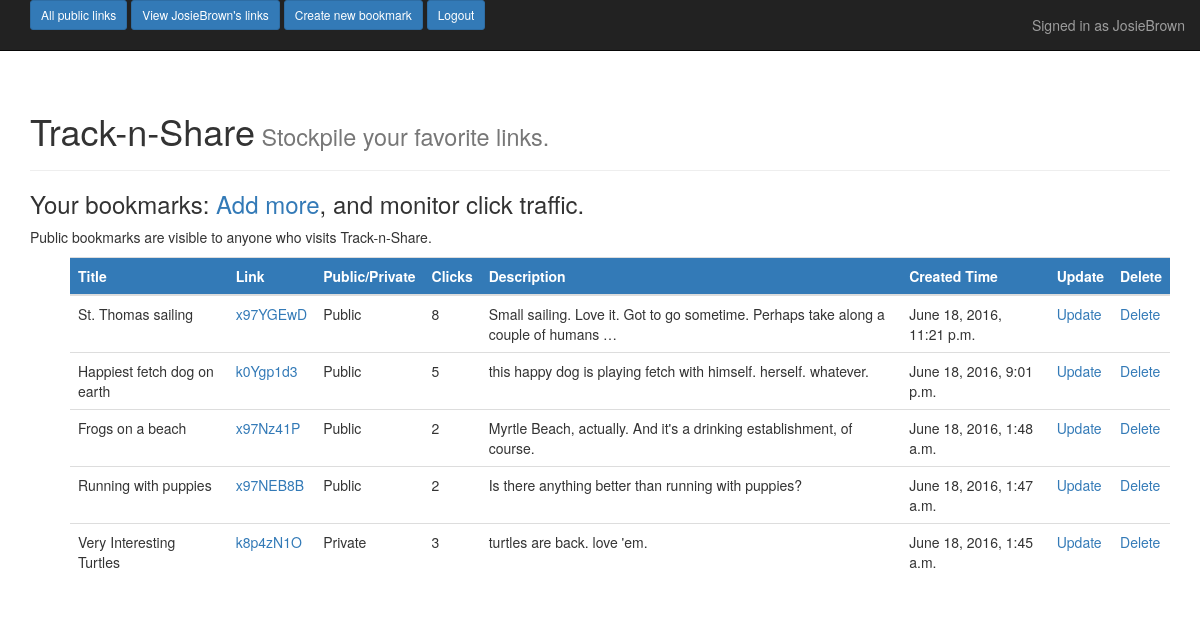
/accounts/profile/ (signed in), run on the app's committed database.
### shortener_app/models.py (models this page shows, shortened)
class Bookmark(models.Model):
    url = models.URLField()
    title = models.CharField(max_length=60)
    description = models.TextField(blank=True)  # makes this optional
    created = models.DateTimeField(auto_now_add=True)
    url_user = models.ForeignKey(User)
    short_code = models.CharField(max_length=25)
    private = models.BooleanField()
    count = models.IntegerField(default=0)
    class Meta:
        ordering = ['-created']

### shortener_app/views.py (the view)
# urls.py: url(r'^accounts/profile/$', login_required(views.AccountView.as_view()), name='account_view'),  # all of user's links
class AccountView(ListView):
    model = User
    def get_context_data(self, **kwargs):
        context = super(AccountView, self).get_context_data(**kwargs)
        context['author_list'] = Bookmark.objects.filter(url_user__username=self.request.user)
        return context

### templates/auth/user_list.html (shortened to what this page needs)
{% extends 'base.html' %}
{% block content %}
    <h3>Your bookmarks: <a href="{% url 'bookmark_view' %}">Add more</a>, and monitor click traffic.</h3>
    <p>Public bookmarks are visible to anyone who visits Track-n-Share. </p>
    <ul>
    <table class="table table-hover" id="public">
        <th>Title</th>
        <th>Link</th>
        <th>Public/Private</th>
        <th>Clicks</th>
        <th>Description</th>
        <th>Created Time</th>
        <th>Update</th>
        <th>Delete</th>
        <tbody>
        {% for object in author_list %}
            <tr>
                <td>{{ object.title }}</td>
                <td><a href="{% url 'redirect_view' object.short_code %}">{{ object.short_code }} </a></td>
                <td>{% if object.private == True %}Private {% else %}Public {% endif %}</td>
                <td>{{ object.count }}</td>
                <td>{{ object.description|truncatewords:15 }}</td>
                <td>{{ object.created }}</td>
                <td><a href="{% url 'update_view' object.pk %}">Update</a></td>
                <td><a href="{% url 'delete_view' object.pk %}">Delete</a></td>
            </tr>
        {% endfor %}
        </tbody>
    </table>
    </ul>
{% endblock %}

### templates/base.html (shortened to what this page needs)
{% load staticfiles %}
<!DOCTYPE html>
<html lang="en">
<head>
    <link rel="stylesheet" href="{% static 'shortener_app/css/bootstrap.css' %}">
    <link rel="stylesheet" href="{% static 'shortener_app/css/main.css' %}">
</head>
<body>
    <nav class="navbar navbar-inverse navbar-static-top">
        <div class="container">
            {% if request.user.is_authenticated %}
                <a class="btn btn-primary btn-sm" href="{% url 'index_view' %}">All public links</a>
                <a class="btn btn-primary btn-sm" href="{% url 'account_view' %}">View {{ request.user }}'s links</a>
                <a class="btn btn-primary btn-sm" href="{% url 'bookmark_view' %}">Create new bookmark</a>
                <a class="btn btn-primary btn-sm" href="{% url 'logout_view' %}?next={% url 'login_view' %}">Logout</a>
                <p class="navbar-text navbar-right">Signed in as <a href="{% url 'account_view' %}" class="navbar-link">{{ request.user }}</a></p>
            {% else %}
                <a class="btn btn-primary btn-sm" href="{% url 'index_view' %}">Home</a>
                <a class="btn btn-primary btn-sm" href="{% url 'register_view' %}">Register</a>
                <a class="btn btn-primary btn-sm" href="{% url 'login_view' %}">Sign in</a>
            {% endif %}
        </div>
    </nav>
    <div class="container">
        <div class="page-header">
        <h1>Track-n-Share<small>  Stockpile your favorite links.</small></h1>
    </div>
        {% block content %}
        {% endblock %}
    </div>
</body>
</html>

### shortener_app/static/shortener_app/css/main.css (style rules this page uses)
th { background-color: #337ab7; color: #fff; }

### data on the page
Bookmark: title "St. Thomas sailing", short_code "x97YGEwD", private "Public", count "8", description "Small sailing. Love it. Got to go sometime. Perhaps take along a couple of humans …", created "June 18, 2016, 11:21 p.m."
Bookmark: title "Happiest fetch dog on earth", short_code "k0Ygp1d3", private "Public", count "5", description "this happy dog is playing fetch with himself. herself. whatever.", created "June 18, 2016, 9:01 p.m."
Bookmark: title "Frogs on a beach", short_code "x97Nz41P", private "Public", count "2", description "Myrtle Beach, actually. And it's a drinking establishment, of course.", created "June 18, 2016, 1:48 a.m."
Bookmark: title "Running with puppies", short_code "x97NEB8B", private "Public", count "2", description "Is there anything better than running with puppies?", created "June 18, 2016, 1:47 a.m."
Bookmark: title "Very Interesting Turtles", short_code "k8p4zN1O", private "Private", count "3", description "turtles are back. love 'em.", created "June 18, 2016, 1:45 a.m."

### other printed values
{{ request.user }} "JosieBrown"
